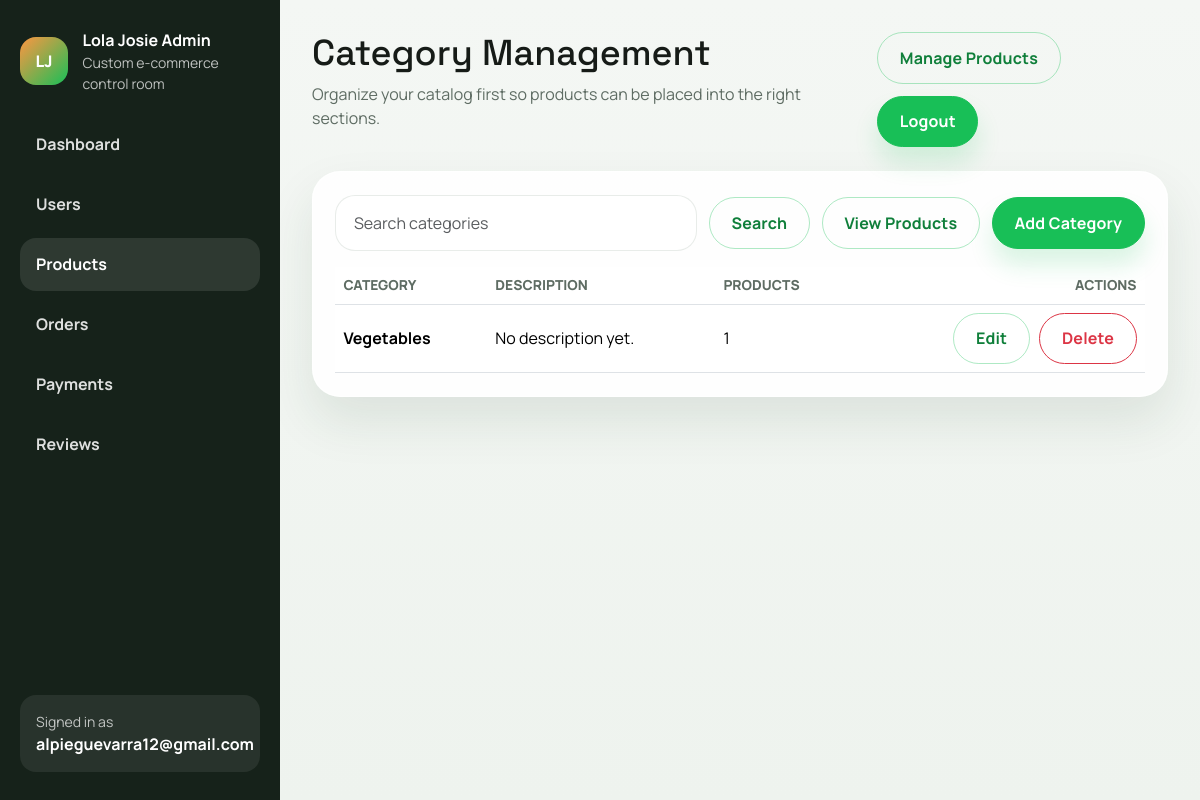
Page /admin-dashboard/products/categories/ (signed in) on the committed database.
### products/models.py (models this page shows, shortened)
class Category(models.Model):
    name = models.CharField(max_length=120, unique=True)
    slug = models.SlugField(max_length=140, unique=True, blank=True)
    description = models.TextField(blank=True)
    class Meta:
        ordering = ["name"]
        verbose_name_plural = "categories"

### users/admin_views.py (the view)
# urls.py: path("categories/", CategoryListAPIView.as_view(), name="category_list"),
@admin_required
def category_list(request):
    query = request.GET.get("q", "").strip()
    categories = Category.objects.annotate(product_count=Count("products")).order_by("name")
    if query:
        categories = categories.filter(Q(name__icontains=query) | Q(description__icontains=query))
    page_obj = paginate_queryset(request, categories, per_page=12)
    return render(
        request,
        "admin_dashboard/categories/list.html",
        {
            "page_obj": page_obj,
            "query": query,
            "querystring": querystring_without_page(request),
            "section": "products",
        },
    )

### cart/cart.py (called while the page is built)
    def __len__(self):
        return sum(self.cart.values())

### cart/context_processors.py (called while the page is built)
def cart_summary(request):
    return {"cart_item_count": len(Cart(request))}

### config/context_processors.py (called while the page is built)
def site_meta(request):
    return {
        "site_name": settings.SITE_NAME,
        "site_tagline": settings.SITE_TAGLINE,
    }

### users/admin_access.py (called while the page is built)
def is_admin_user(user):
    return user.is_authenticated and (user.is_staff or user.is_superuser)

def admin_required(view_func):
    @wraps(view_func)
    @login_required(login_url="login")
    def wrapped_view(request, *args, **kwargs):
        if not is_admin_user(request.user):
            messages.error(request, "You do not have permission to access the admin dashboard.")
            return redirect("products:product_list")
        return view_func(request, *args, **kwargs)
    return wrapped_view

### users/admin_views.py (called while the page is built)
def paginate_queryset(request, queryset, per_page=10):
    paginator = Paginator(queryset, per_page)
    return paginator.get_page(request.GET.get("page"))

def querystring_without_page(request):
    params = request.GET.copy()
    params.pop("page", None)
    return params.urlencode()

### templates/admin_dashboard/categories/list.html (shortened to what this page needs)
{% extends "admin_dashboard/base_admin.html" %}
{% block admin_title %}Category Management{% endblock %}
{% block admin_intro %}Organize your catalog first so products can be placed into the right sections.{% endblock %}
{% block admin_content %}
<section class="admin-panel">
    <form method="get" class="admin-toolbar">
        <div class="admin-toolbar__search">
            <input type="text" name="q" class="form-control" value="{{ query }}" placeholder="Search categories">
        </div>
        <button type="submit" class="btn btn-outline-success">Search</button>
        <a class="btn btn-outline-success" href="{% url 'admin_dashboard:product_list' %}">View Products</a>
        <a class="btn btn-success" href="{% url 'admin_dashboard:category_create' %}">Add Category</a>
    </form>
    <div class="table-responsive">
        <table class="table admin-table align-middle">
            <thead>
                <tr>
                    <th>Category</th>
                    <th>Description</th>
                    <th>Products</th>
                    <th class="text-end">Actions</th>
                </tr>
            </thead>
            <tbody>
                {% for category in page_obj %}
                    <tr>
                        <td><strong>{{ category.name }}</strong></td>
                        <td>{{ category.description|default:"No description yet."|truncatewords:14 }}</td>
                        <td>{{ category.product_count }}</td>
                        <td class="text-end">
                            <div class="admin-actions">
                                <a class="btn btn-outline-success" href="{% url 'admin_dashboard:category_edit' category.id %}">Edit</a>
                                <a class="btn btn-outline-danger" href="{% url 'admin_dashboard:category_delete' category.id %}">Delete</a>
                            </div>
                        </td>
                    </tr>
                {% empty %}
                    <tr>
                        <td colspan="4" class="text-center text-secondary py-4">No categories found yet.</td>
                    </tr>
                {% endfor %}
            </tbody>
        </table>
    </div>
</section>
{% endblock %}

### templates/admin_dashboard/base_admin.html (shortened to what this page needs)
{% load static %}
<!DOCTYPE html>
<html lang="en">
<head>
    <link rel="stylesheet" href="{% static 'frontend/storefront.css' %}">
    <link rel="stylesheet" href="{% static 'admin_dashboard/admin.css' %}">
</head>
<body class="admin-panel-body">
    <div class="admin-layout">
        <aside class="admin-sidebar">
            <a class="admin-brand text-decoration-none" href="{% url 'admin_dashboard:index' %}">
                <span class="admin-brand__mark">LJ</span>
                <span>
                    <strong>Lola Josie Admin</strong>
                    <small>Custom e-commerce control room</small>
                </span>
            </a>
            <nav class="admin-nav">
                <a class="admin-nav__link {% if section == 'dashboard' %}is-active{% endif %}" href="{% url 'admin_dashboard:index' %}">Dashboard</a>
                <a class="admin-nav__link {% if section == 'users' %}is-active{% endif %}" href="{% url 'admin_dashboard:user_list' %}">Users</a>
                <a class="admin-nav__link {% if section == 'products' %}is-active{% endif %}" href="{% url 'admin_dashboard:product_list' %}">Products</a>
                <a class="admin-nav__link {% if section == 'orders' %}is-active{% endif %}" href="{% url 'admin_dashboard:order_list' %}">Orders</a>
                <a class="admin-nav__link {% if section == 'payments' %}is-active{% endif %}" href="{% url 'admin_dashboard:payment_list' %}">Payments</a>
                <a class="admin-nav__link {% if section == 'reviews' %}is-active{% endif %}" href="{% url 'admin_dashboard:review_list' %}">Reviews</a>
            </nav>
            <div class="admin-sidebar__footer">
                <small>Signed in as</small>
                <strong>{{ request.user.username }}</strong>
            </div>
        </aside>
        <main class="admin-main">
            <header class="admin-topbar">
                <div>
                    <h1 class="admin-topbar__title">{% block admin_title %}Admin Dashboard{% endblock %}</h1>
                    <p class="admin-topbar__copy">{% block admin_intro %}Manage the storefront from one secure place.{% endblock %}</p>
                </div>
                <div class="admin-topbar__actions">
                    <a class="btn btn-outline-success" href="{% url 'admin_dashboard:product_list' %}">Manage Products</a>
                    <form action="{% url 'admin_dashboard:logout' %}" method="post" class="d-inline">
                        <button type="submit" class="btn btn-success">Logout</button>
                    </form>
                </div>
            </header>
            {% block admin_content %}{% endblock %}
        </main>
    </div>
</body>
</html>

### static/admin_dashboard/admin.css (style rules this page uses)
.admin-panel-body { background: linear-gradient(180deg, #f4f7f4 0%, #eef3ee 100%); min-height: 100vh; }
.admin-layout { display: grid; grid-template-columns: 280px minmax(0, 1fr); min-height: 100vh; }
.admin-sidebar { background: #16221a; color: #ffffff; display: flex; flex-direction: column; gap: 1.5rem; padding: 1.75rem 1.25rem; position: sticky; top: 0; height: 100vh; }
.admin-brand { align-items: center; color: inherit; display: flex; gap: 0.9rem; }
.admin-brand__mark { align-items: center; background: linear-gradient(135deg, #ff9641, #18bf57); border-radius: 1rem; color: #ffffff; display: inline-flex; font-weight: 800; height: 3rem; justify-content: center; min-width: 3rem; }
.admin-brand small { color: rgba(255, 255, 255, 0.72); display: block; }
.admin-nav { display: flex; flex-direction: column; gap: 0.45rem; }
.admin-nav__link { border-radius: 1rem; color: rgba(255, 255, 255, 0.86); display: block; font-weight: 700; padding: 0.9rem 1rem; text-decoration: none; }
.admin-nav__link:hover, .admin-nav__link:focus, .admin-nav__link.is-active { background: rgba(255, 255, 255, 0.1); color: #ffffff; }
.admin-sidebar__footer { background: rgba(255, 255, 255, 0.08); border-radius: 1rem; margin-top: auto; padding: 1rem; }
.admin-sidebar__footer small { color: rgba(255, 255, 255, 0.72); display: block; }
.admin-main { padding: 2rem; }
.admin-topbar { align-items: start; display: flex; gap: 1rem; justify-content: space-between; margin-bottom: 1.5rem; }
.admin-topbar__title { font-size: clamp(2rem, 3vw, 2.6rem); margin: 0; }
.admin-topbar__copy { color: #5e6c63; margin: 0.45rem 0 0; max-width: 42rem; }
.admin-topbar__actions { display: flex; flex-wrap: wrap; gap: 0.75rem; }
.admin-stat-card, .admin-panel { background: rgba(255, 255, 255, 0.9); border: 1px solid rgba(255, 255, 255, 0.82); border-radius: 1.75rem; box-shadow: 0 24px 50px rgba(31, 64, 38, 0.1); }
.admin-panel { padding: 1.4rem; }
.admin-toolbar { align-items: center; display: flex; flex-wrap: wrap; gap: 0.75rem; margin-bottom: 1rem; }
.admin-toolbar__search { flex: 1 1 320px; }
.admin-table { margin-bottom: 0; }
.admin-table thead th { color: #5e6c63; font-size: 0.86rem; font-weight: 800; text-transform: uppercase; }
.admin-table tbody td { vertical-align: middle; }
.admin-actions { align-items: center; display: flex; flex-wrap: wrap; gap: 0.6rem; justify-content: flex-end; }

### rows in the picture
Category: name "Vegetables", description "No description yet.", product_count "1"

### other values in the picture
{{ request.user.username }} "alpieguevarra12@gmail.com"
